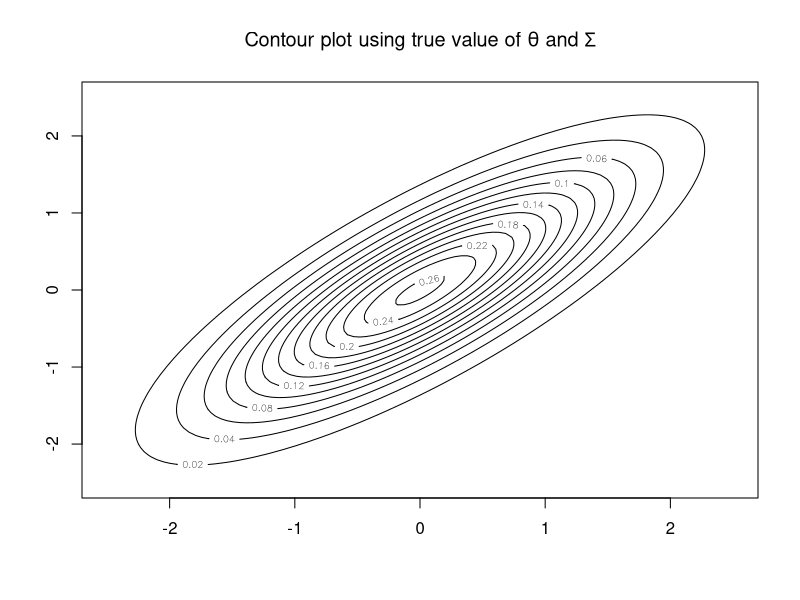
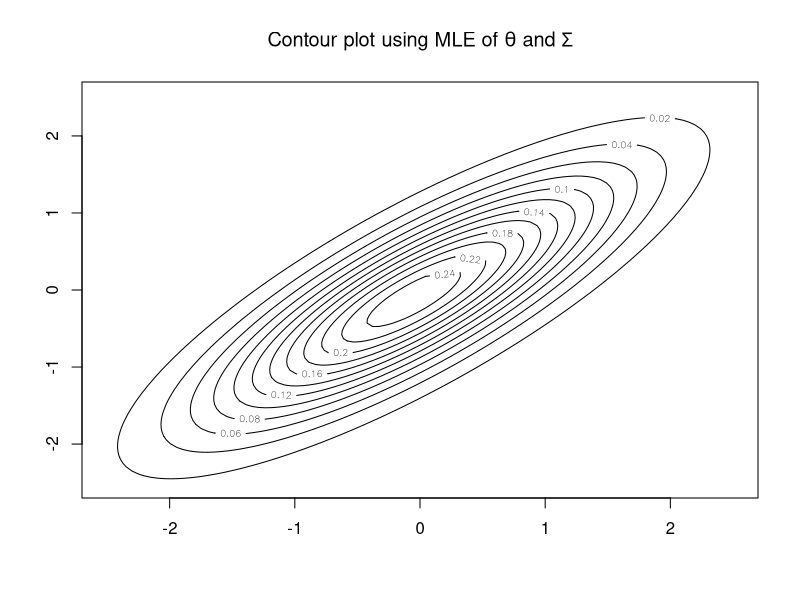
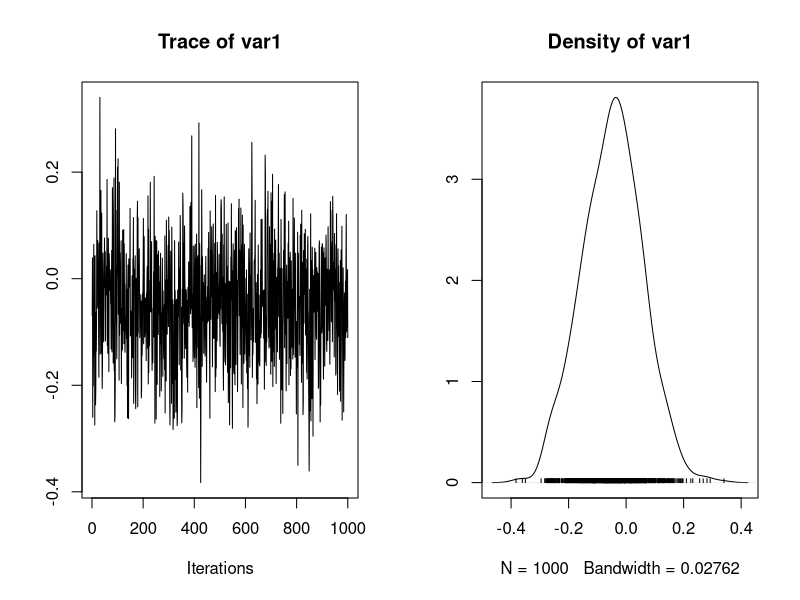
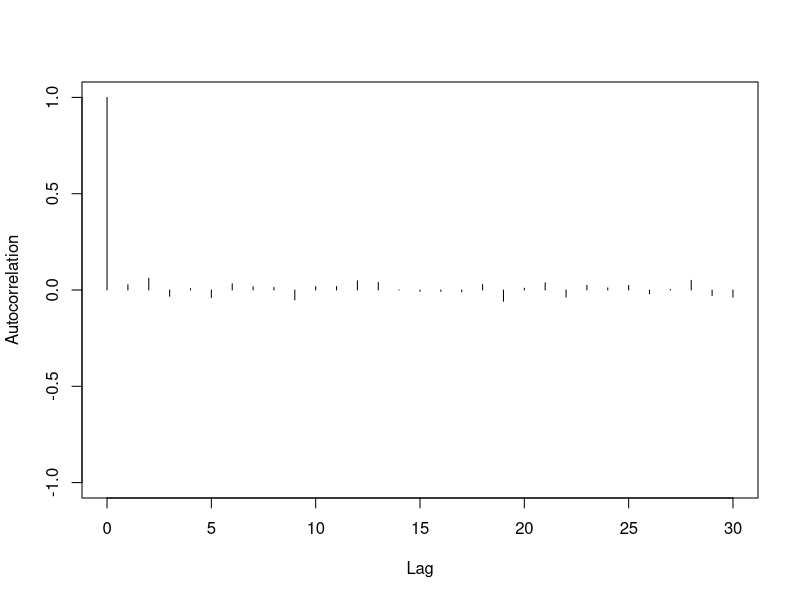
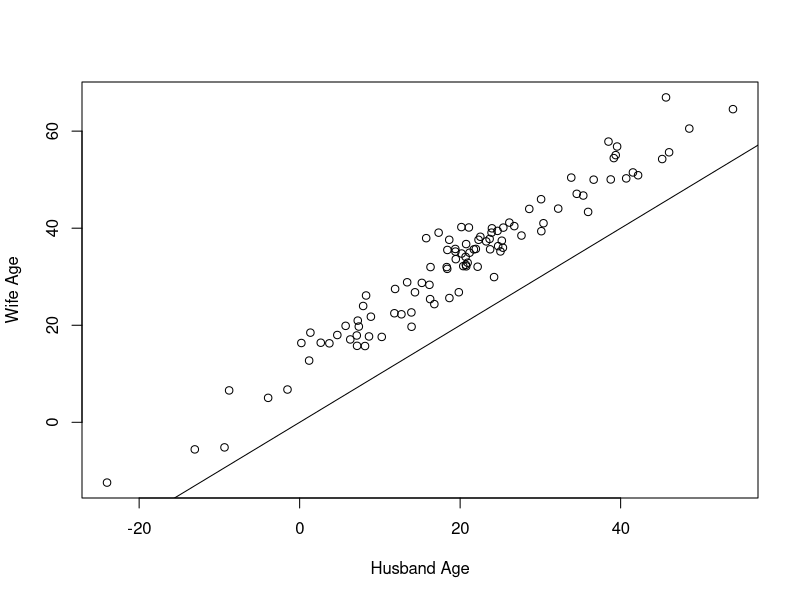
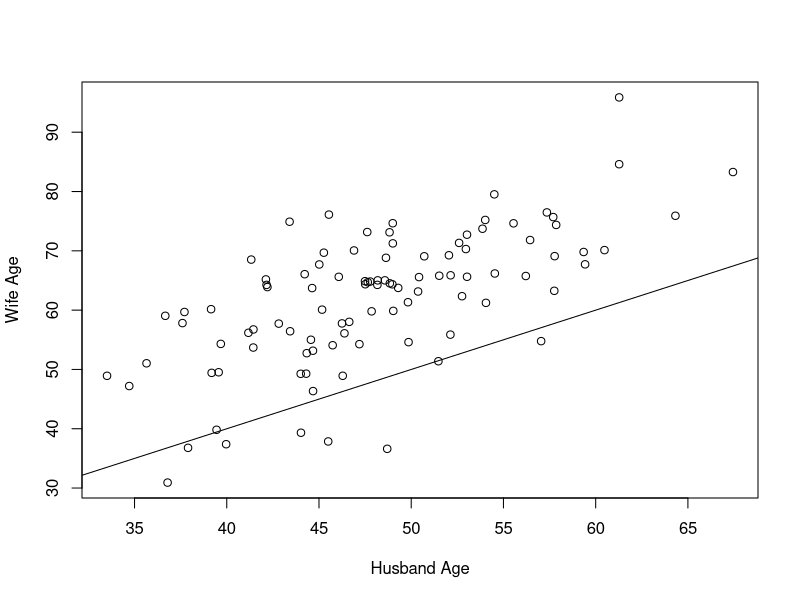
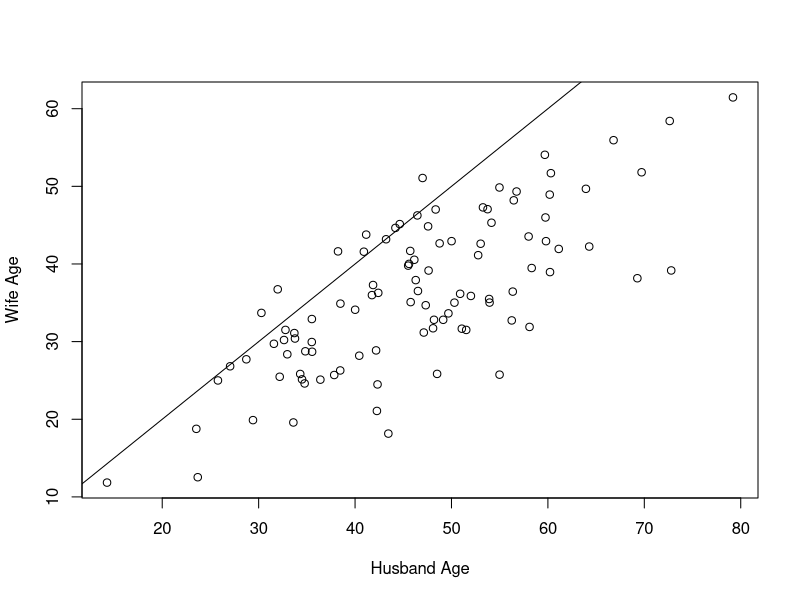
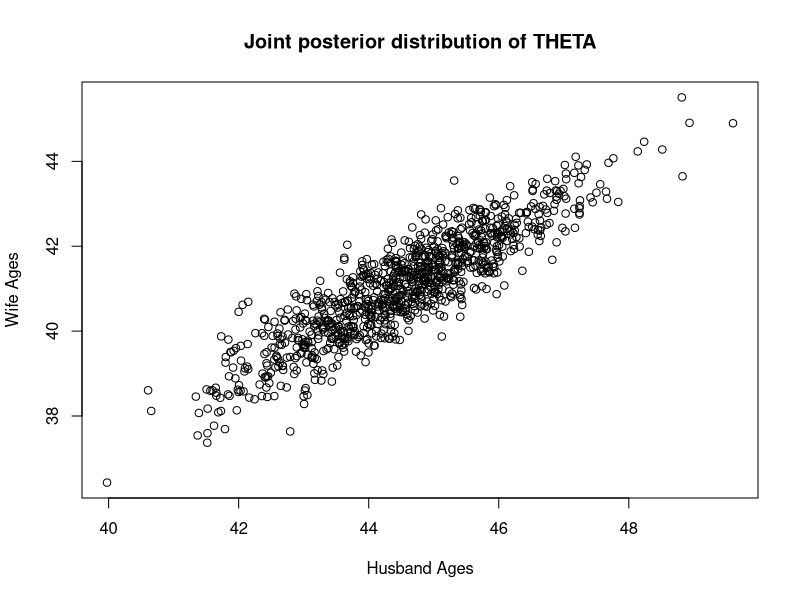

Write the R code that produced these figures, in order.
## ---- chunk 1
knitr::opts_chunk$set(echo = TRUE)
library(mvtnorm)
library(coda)
library(MCMCpack)
library(MASS)
## ---- chunk 2
## Simulate data
n = 100
set.seed(1234)
theta = c(0,0)
sigma = matrix(c(1,0.8,0.8,1),nrow=2,ncol=2)
Y = rmvnorm(n, mean = theta, sigma= sigma)

## true value
x.points <- seq(-2.5,2.5,length.out=100)
y.points <- x.points
z <- matrix(0,nrow=100,ncol=100)
for (i in 1:100) {
  for (j in 1:100) {
    z[i,j] <- dmvnorm(c(x.points[i],y.points[j]),
                      mean=theta,sigma=sigma)
  }
}
contour(x.points,y.points,z, main= expression(paste('Contour plot using true value of ',theta, ' and ',Sigma)))


## MLE
theta_MLE = apply(Y,2,mean)
sigma_MLE = t(Y-theta_MLE)%*%(Y-theta_MLE)/n

x.points <- seq(-2.5,2.5,length.out=100)
y.points <- x.points
z <- matrix(0,nrow=100,ncol=100)
for (i in 1:100) {
  for (j in 1:100) {
    z[i,j] <- dmvnorm(c(x.points[i],y.points[j]),
                      mean=theta_MLE,sigma=sigma_MLE)
  }
}
contour(x.points,y.points,z, main= expression(paste('Contour plot using MLE of ',theta, ' and ',Sigma)))

## ---- chunk 3
gibbs_normal = function(mu_0, Lambda_0, nu_0, S_0, n_iter, Y){
  n = nrow(Y)
  ybar = apply(Y,2,mean)
  
  # initial values for Gibbs sampler
  Sigma <- cov(Y)
  # set null matrices to save samples
  THETA <- SIGMA <- NULL
  
  # first set number of iterations and burn-in, then set seed
  burn_in <- 0.3*n_iter
  set.seed(1234)
  
  for (s in 1:(n_iter+burn_in)){
    # update theta using its full conditional
    Lambda_n <- solve(solve(Lambda_0) + n*solve(Sigma))
    mu_n <- Lambda_n %*% (solve(Lambda_0)%*%mu_0 + n*solve(Sigma)%*%ybar)
    theta <- rmvnorm(1,mu_n,Lambda_n)
    # update Sigma
    S_theta <- (t(Y)-c(theta))%*%t(t(Y)-c(theta))
    S_n <- S_0 + S_theta
    nu_n <- nu_0 + n
    Sigma <- riwish(nu_n, S_n)
    # save results only past burn-in
    if(s > burn_in){
      THETA <- rbind(THETA,theta)
      SIGMA <- rbind(SIGMA,c(Sigma))
    }
  } 
  colnames(THETA) <- c("theta_1","theta_2")
  colnames(SIGMA) <- c("sigma_11","sigma_12","sigma_21","sigma_22") #symmetry in sigma
  
  return(list(theta = THETA, sigma = SIGMA))
}

# Initialize the hyperparameters
ybar = apply(Y,2,mean)
mu_0 = c(0,0)
Lambda_0 = matrix(c(1,0.5,0.5,1),nrow=2, ncol=2)
nu_0 = 4
S_0 =  matrix(c(1,0,0,1),nrow=2, ncol=2)

# Performs Gibbs Sampling
normal_mcmc = gibbs_normal(mu_0, Lambda_0, nu_0, S_0, n_iter=1000, Y=Y)

# Diagnostics check (autocorrelation plot seems reasonable)
THETA.mcmc <- mcmc(normal_mcmc$theta,start=1);
plot(THETA.mcmc[,"theta_1"])
autocorr.plot(THETA.mcmc[,"theta_1"])
## ---- chunk 4
# THETA
apply(normal_mcmc$theta, 2, mean); # Bayes estimate
theta_MLE; # MLE
theta # truth

# SIGMA
apply(normal_mcmc$sigma, 2, mean) # Bayes estimae
sigma_MLE # MLE
sigma # truth
## ---- chunk 5
n = 100
m = 15 # number of datasets

mu_0 = c(55,55)
Lambda_0 = matrix(c(225,180,180,225),nrow=2, ncol=2)
nu_0 = 4
S_0 =  Lambda_0

# Set null matrices to save samples
THETA <- SIGMA <- Y.prior <- NULL

for (i in 1:m){
  # sample
  theta = rmvnorm(1, mu_0, Lambda_0)
  Sigma = riwish(nu_0, S_0)
  Y = rmvnorm(n, theta, Sigma)
  
  # generate
  THETA <- rbind(THETA,theta)
  SIGMA <- rbind(SIGMA,c(Sigma))
  Y.prior <- rbind(Y.prior,c(Y))
}

# Plotting, visual check
ids = sample(1:m, 3)
for (id in ids){
  plot(Y.prior[id, 1:100], Y.prior[id, 101:200], xlab = 'Husband Age', ylab = 'Wife Age')
  abline(a=0, b=1)
}
## ---- chunk 6
# Read in data
age = read.table('agehw.dat', header = TRUE)

# Hyperparameters for the priors
mu_0 = c(55,55)
Lambda_0 = matrix(c(225,180,180,225),nrow=2, ncol=2)
nu_0 = 4
S_0 =  Lambda_0

# Gibbs Sampler
normal_age_mcmc = gibbs_normal(mu_0, Lambda_0, nu_0, S_0, n_iter=1000, Y=age)

# Plots
plot(normal_age_mcmc$theta[,"theta_1"], normal_age_mcmc$theta[,"theta_2"], xlab="Husband Ages", ylab="Wife Ages", main = "Joint posterior distribution of THETA")
CORR = normal_age_mcmc$sigma[,2]/sqrt((normal_age_mcmc$sigma[, 1]* normal_age_mcmc$sigma[, 4]))
plot(density(CORR), main = "Posterior Density of Correlation Between Yh and Yw")

# 95% posterior confidence intervals for THETA and correlation coefficient
quantile(normal_age_mcmc$theta[,"theta_1"], probs = c(0.025,0.975))
quantile(normal_age_mcmc$theta[,"theta_2"], probs = c(0.025,0.975))
quantile(CORR, probs = c(0.025,0.975)) 

## ---- chunk 7
# Innitialize
n = nrow(age)
ybar = apply(age, 2, mean)
Sigma = cov(age)
THETA <- SIGMA <- NULL

# Gibbs Sampler
n_iter <- 1000; burn_in <- 0.3*n_iter
set.seed(1234)

for (s in 1:(n_iter+burn_in)){
  # update theta using its full conditional
  theta <- rmvnorm(1,ybar,Sigma/n)
  # update Sigma
  S_theta <- (t(age)-c(ybar))%*%t(t(age)-c(ybar))
  Sigma <- riwish(n+1, S_theta)
  # save results only past burn-in
  if(s > burn_in){
    THETA <- rbind(THETA,theta)
    SIGMA <- rbind(SIGMA,c(Sigma))
  }
} 
colnames(THETA) <- c("theta_1","theta_2")
colnames(SIGMA) <- c("sigma_11","sigma_12","sigma_21","sigma_22") #symmetry in sigma

# Correlation coefficient
CORR = SIGMA[,2]/sqrt((SIGMA[, 1]* SIGMA[, 4]))

# 95% posterior confidence interval
quantile(THETA[,"theta_1"], probs = c(0.025,0.975))
quantile(THETA[,"theta_2"], probs = c(0.025,0.975))
quantile(CORR, probs = c(0.025,0.975))
## ---- chunk 8
# Hyperparameters for prior
mu_0 = c(0,0)
Lambda_0 = 10^5 * diag(2)
nu_0 = 3
S_0 =  10^3 * diag(2)

# Gibbs sampler
normal_age_mcmc2 = gibbs_normal(mu_0, Lambda_0, nu_0, S_0, n_iter=1000, Y=age)

# Correlation coefficient
CORR = normal_age_mcmc2$sigma[,2]/sqrt((normal_age_mcmc2$sigma[, 1]* normal_age_mcmc2$sigma[, 4]))

# 95% posterior confidence interval
quantile(normal_age_mcmc2$theta[,"theta_1"], probs = c(0.025,0.975))
quantile(normal_age_mcmc2$theta[,"theta_2"], probs = c(0.025,0.975))
quantile(CORR, probs = c(0.025,0.975)) # the correlation is even higher
## ---- chunk 9
age25 = age[sample(1:100, 25),]

## my prior
mu_0 = c(55,55)
Lambda_0 = matrix(c(225,180,180,225),nrow=2, ncol=2)
nu_0 = 4
S_0 =  Lambda_0

normal_age25_mcmc = gibbs_normal(mu_0, Lambda_0, nu_0, S_0, n_iter=1000, Y=age25)

# post analysis
CORR = normal_age25_mcmc$sigma[,2]/sqrt((normal_age25_mcmc$sigma[, 1]* normal_age25_mcmc$sigma[, 4]))
quantile(normal_age25_mcmc$theta[,"theta_1"], probs = c(0.025,0.975))
quantile(normal_age25_mcmc$theta[,"theta_2"], probs = c(0.025,0.975))
quantile(CORR, probs = c(0.025,0.975))

## diffuse prior
mu_0 = c(0,0)
Lambda_0 = 10^5 * diag(2)
nu_0 = 3
S_0 =  10^3 * diag(2)

normal_age25_mcmc = gibbs_normal(mu_0, Lambda_0, nu_0, S_0, n_iter=1000, Y=age25)

# post analysis
CORR = normal_age25_mcmc$sigma[,2]/sqrt((normal_age25_mcmc$sigma[, 1]* normal_age25_mcmc$sigma[, 4]))
quantile(normal_age25_mcmc$theta[,"theta_1"], probs = c(0.025,0.975))
quantile(normal_age25_mcmc$theta[,"theta_2"], probs = c(0.025,0.975))
quantile(CORR, probs = c(0.025,0.975))
